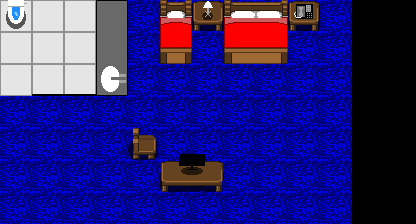

Below is a game level as drawn by its tile map, then a one-line description and the .tmx file that defines it, in full:
An orthogonal 13x7 tile map with 32x32 px tiles, 3 tile layers (Tile Layer 1, Tile Layer 2, Tile Layer 3) and 29 objects.

<map version="1.0" tiledversion="1.1.6" orientation="orthogonal" renderorder="right-down" width="13" height="7" tilewidth="32" tileheight="32" infinite="0" nextobjectid="46">
 <tileset firstgid="1" source="../tilesets/Room.tsx" />
 <layer name="Tile Layer 1" width="13" height="7" opacity="0.9" offsetx="-64" offsety="0">
  <data encoding="csv">
0,11,11,11,11,11,1,1,1,1,1,1,1,
0,11,11,11,11,11,1,1,1,1,1,1,1,
33,23,11,23,23,11,1,1,1,1,1,1,1,
1,1,1,1,1,1,1,1,1,1,1,1,1,
1,1,1,1,1,1,1,1,1,1,1,1,1,
1,1,1,1,1,1,1,1,1,1,1,1,1,
1,1,1,1,1,1,1,1,1,1,1,1,1
</data>
 </layer>
 <layer name="Tile Layer 2" width="13" height="7" offsetx="-64" offsety="0">
  <data encoding="csv">
32,0,3758096406,0,0,21,0,2,5,3,4,5,0,
42,0,0,0,0,21,0,12,0,13,14,0,0,
0,0,0,0,0,41,0,0,0,0,0,0,0,
0,0,0,0,0,0,0,0,0,0,0,0,0,
0,0,0,0,0,0,15,0,0,0,0,0,0,
0,0,0,0,0,0,0,6,7,0,0,0,0,
0,0,0,0,0,0,0,0,0,0,0,0,0
</data>
 </layer>
 <layer name="Tile Layer 3" width="13" height="7" offsetx="-64" offsety="0">
  <data encoding="csv">
0,0,0,0,0,21,0,0,10,0,0,20,0,
0,0,0,0,0,31,0,0,0,0,0,0,0,
0,0,0,0,0,41,0,0,0,0,0,0,0,
0,0,0,0,0,0,0,0,0,0,0,0,0,
0,0,0,0,0,0,0,8,9,0,0,0,0,
0,0,0,0,0,0,0,18,19,0,0,0,0,
0,0,0,0,0,0,0,0,0,0,0,0,0
</data>
 </layer>
 <objectgroup name="Walls">
  <object id="1" x="-96" y="0" width="32" height="320" />
  <object id="2" x="-64" y="320" width="416" height="32" />
  <object id="3" x="352" y="0" width="32" height="320" />
  <object id="4" x="-64" y="-32" width="416" height="32" />
  <object id="6" x="-64" y="96" width="48" />
  <object id="7" x="48" y="96" width="48" />
  <object id="8" x="48" y="96" width="48" />
  <object id="9" x="96" y="96" width="32" />
  <object id="10" x="128" y="0" height="96" />
  <object id="45" x="-63.3333" y="225.333" width="416" height="14" />
 </objectgroup>
 <objectgroup name="Furnature">
  <object id="14" x="128" y="128" height="32" />
  <object id="16" x="160" y="160" width="64" height="32" />
  <object id="17" x="192" y="0" width="32" height="32" />
  <object id="18" x="160" y="64" width="32" />
  <object id="19" x="224" y="64" width="64" />
  <object id="20" x="288" y="0" width="32" height="32" />
  <object id="26" x="128" y="160">
   <polyline points="0,0 0,-32 0,0" />
  </object>
  <object id="27" x="128" y="160">
   <polyline points="0,0 0,-32 0,0" />
  </object>
  <object id="28" x="139" y="160.25">
   <polyline points="0,0 0,-32 0,0" />
  </object>
  <object id="33" x="95" y="0">
   <polyline points="0,0 1.25,95" />
  </object>
  <object id="34" x="159.75" y="49.25" width="32.5" height="15" />
  <object id="35" x="224.5" y="49.25" width="63.75" height="14.5" />
  <object id="36" x="177.5" y="153.75" width="27.75" height="5.5" />
  <object id="38" x="137.75" y="127.5" width="2.25" height="34" />
  <object id="39" x="95" y="0.25" width="2.25" height="94" />
  <object id="40" x="33" y="94.5" width="21.25" height="1.5" />
  <object id="41" x="-19" y="93.75" width="19.5" height="3" />
  <object id="42" x="-0.25" y="0.25" width="31.5" height="31" />
  <object id="43" x="-62" y="0.75" width="29.5" height="63.5" />
 </objectgroup>
</map>
